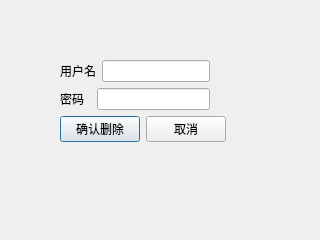
<?xml version="1.0" encoding="UTF-8"?>
<ui version="4.0">
 <class>DeleteDialog</class>
 <widget class="QDialog" name="DeleteDialog">
  <property name="geometry">
   <rect>
    <x>0</x>
    <y>0</y>
    <width>320</width>
    <height>240</height>
   </rect>
  </property>
  <property name="windowTitle">
   <string>删除窗口</string>
  </property>
  <widget class="QWidget" name="">
   <property name="geometry">
    <rect>
     <x>60</x>
     <y>60</y>
     <width>187</width>
     <height>85</height>
    </rect>
   </property>
   <layout class="QFormLayout" name="formLayout">
    <item row="0" column="0">
     <layout class="QVBoxLayout" name="verticalLayout">
      <item>
       <layout class="QHBoxLayout" name="horizontalLayout">
        <item>
         <widget class="QLabel" name="label">
          <property name="text">
           <string>用户名</string>
          </property>
          <property name="buddy">
           <cstring>delete_user_name</cstring>
          </property>
         </widget>
        </item>
        <item>
         <widget class="QLineEdit" name="delete_user_name"/>
        </item>
       </layout>
      </item>
      <item>
       <layout class="QHBoxLayout" name="horizontalLayout_2">
        <item>
         <widget class="QLabel" name="label_2">
          <property name="text">
           <string>密码  </string>
          </property>
          <property name="buddy">
           <cstring>delete_user_password</cstring>
          </property>
         </widget>
        </item>
        <item>
         <widget class="QLineEdit" name="delete_user_password"/>
        </item>
       </layout>
      </item>
     </layout>
    </item>
    <item row="1" column="0">
     <layout class="QHBoxLayout" name="horizontalLayout_3">
      <item>
       <widget class="QPushButton" name="DeleteOKButton">
        <property name="text">
         <string>确认删除</string>
        </property>
       </widget>
      </item>
      <item>
       <widget class="QPushButton" name="DeleteCancelButton">
        <property name="text">
         <string>取消</string>
        </property>
       </widget>
      </item>
     </layout>
    </item>
   </layout>
  </widget>
 </widget>
 <resources/>
 <connections/>
</ui>
